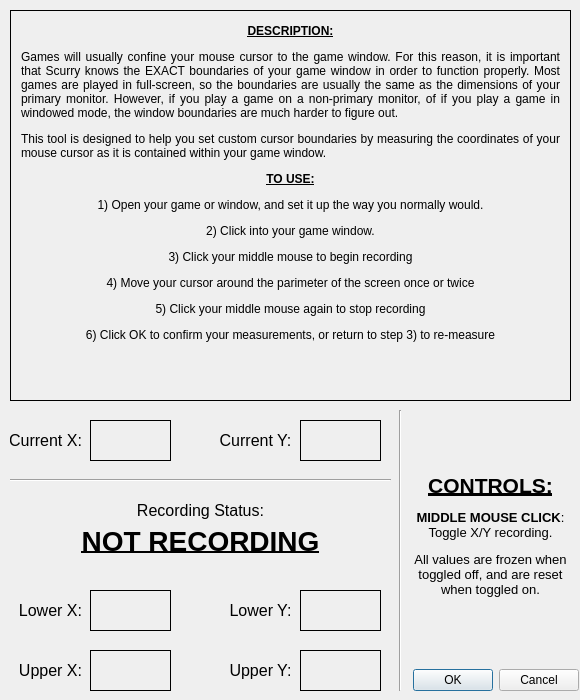
<?xml version="1.0" encoding="UTF-8"?>
<ui version="4.0">
 <class>formCursorBoundaryTool</class>
 <widget class="QDialog" name="formCursorBoundaryTool">
  <property name="geometry">
   <rect>
    <x>0</x>
    <y>0</y>
    <width>580</width>
    <height>700</height>
   </rect>
  </property>
  <property name="sizePolicy">
   <sizepolicy hsizetype="Fixed" vsizetype="Fixed">
    <horstretch>0</horstretch>
    <verstretch>0</verstretch>
   </sizepolicy>
  </property>
  <property name="minimumSize">
   <size>
    <width>580</width>
    <height>700</height>
   </size>
  </property>
  <property name="maximumSize">
   <size>
    <width>580</width>
    <height>700</height>
   </size>
  </property>
  <property name="windowTitle">
   <string>Cursor Boundary Measuring Tool</string>
  </property>
  <widget class="QDialogButtonBox" name="buttonBox">
   <property name="geometry">
    <rect>
     <x>400</x>
     <y>660</y>
     <width>191</width>
     <height>41</height>
    </rect>
   </property>
   <property name="orientation">
    <enum>Qt::Orientation::Horizontal</enum>
   </property>
   <property name="standardButtons">
    <set>QDialogButtonBox::StandardButton::Cancel|QDialogButtonBox::StandardButton::Ok</set>
   </property>
   <property name="centerButtons">
    <bool>true</bool>
   </property>
  </widget>
  <widget class="QLabel" name="lblUpperX">
   <property name="geometry">
    <rect>
     <x>90</x>
     <y>650</y>
     <width>81</width>
     <height>41</height>
    </rect>
   </property>
   <property name="font">
    <font>
     <pointsize>19</pointsize>
    </font>
   </property>
   <property name="frameShape">
    <enum>QFrame::Shape::Box</enum>
   </property>
   <property name="text">
    <string/>
   </property>
  </widget>
  <widget class="QLabel" name="label_2">
   <property name="geometry">
    <rect>
     <x>230</x>
     <y>600</y>
     <width>61</width>
     <height>21</height>
    </rect>
   </property>
   <property name="font">
    <font>
     <pointsize>12</pointsize>
    </font>
   </property>
   <property name="text">
    <string>Lower Y:</string>
   </property>
   <property name="alignment">
    <set>Qt::AlignmentFlag::AlignCenter</set>
   </property>
  </widget>
  <widget class="QLabel" name="lblLowerY">
   <property name="geometry">
    <rect>
     <x>300</x>
     <y>590</y>
     <width>81</width>
     <height>41</height>
    </rect>
   </property>
   <property name="font">
    <font>
     <pointsize>19</pointsize>
    </font>
   </property>
   <property name="frameShape">
    <enum>QFrame::Shape::Box</enum>
   </property>
   <property name="text">
    <string/>
   </property>
  </widget>
  <widget class="QLabel" name="lblDescription">
   <property name="geometry">
    <rect>
     <x>10</x>
     <y>10</y>
     <width>561</width>
     <height>391</height>
    </rect>
   </property>
   <property name="styleSheet">
    <string notr="true">QLabel#lblDescription {padding: 10px}</string>
   </property>
   <property name="frameShape">
    <enum>QFrame::Shape::Box</enum>
   </property>
   <property name="text">
    <string>&lt;html&gt;&lt;head/&gt;&lt;body&gt;&lt;p align=&quot;center&quot;&gt;&lt;span style=&quot; font-weight:700; text-decoration: underline;&quot;&gt;DESCRIPTION:&lt;/span&gt;&lt;/p&gt;&lt;p&gt;Games will usually confine your mouse cursor to the game window. For this reason, it is important that Scurry knows the EXACT boundaries of your game window in order to function properly. Most games are played in full-screen, so the boundaries are usually the same as the dimensions of your primary monitor. However, if you play a game on a non-primary monitor, of if you play a game in windowed mode, the window boundaries are much harder to figure out.&lt;/p&gt;&lt;p&gt;This tool is designed to help you set custom cursor boundaries by measuring the coordinates of your mouse cursor as it is contained within your game window. &lt;/p&gt;&lt;p align=&quot;center&quot;&gt;&lt;span style=&quot; font-weight:700; text-decoration: underline;&quot;&gt;TO USE:&lt;/span&gt;&lt;/p&gt;&lt;p align=&quot;center&quot;&gt;1) Open your game or window, and set it up the way you normally would.&lt;/p&gt;&lt;p align=&quot;center&quot;&gt;2) Click into your game window.&lt;/p&gt;&lt;p align=&quot;center&quot;&gt;3) Click your middle mouse to begin recording&lt;/p&gt;&lt;p align=&quot;center&quot;&gt;4) Move your cursor around the parimeter of the screen once or twice&lt;/p&gt;&lt;p align=&quot;center&quot;&gt;5) Click your middle mouse again to stop recording&lt;/p&gt;&lt;p align=&quot;center&quot;&gt;6) Click OK to confirm your measurements, or return to step 3) to re-measure&lt;/p&gt;&lt;/body&gt;&lt;/html&gt;</string>
   </property>
   <property name="alignment">
    <set>Qt::AlignmentFlag::AlignJustify|Qt::AlignmentFlag::AlignTop</set>
   </property>
   <property name="wordWrap">
    <bool>true</bool>
   </property>
   <property name="margin">
    <number>6</number>
   </property>
  </widget>
  <widget class="QLabel" name="label_4">
   <property name="geometry">
    <rect>
     <x>230</x>
     <y>660</y>
     <width>61</width>
     <height>21</height>
    </rect>
   </property>
   <property name="font">
    <font>
     <pointsize>12</pointsize>
    </font>
   </property>
   <property name="text">
    <string>Upper Y:</string>
   </property>
   <property name="alignment">
    <set>Qt::AlignmentFlag::AlignCenter</set>
   </property>
  </widget>
  <widget class="QLabel" name="lblLowerX">
   <property name="geometry">
    <rect>
     <x>90</x>
     <y>590</y>
     <width>81</width>
     <height>41</height>
    </rect>
   </property>
   <property name="font">
    <font>
     <pointsize>19</pointsize>
    </font>
   </property>
   <property name="frameShape">
    <enum>QFrame::Shape::Box</enum>
   </property>
   <property name="text">
    <string/>
   </property>
  </widget>
  <widget class="QLabel" name="label">
   <property name="geometry">
    <rect>
     <x>20</x>
     <y>600</y>
     <width>61</width>
     <height>21</height>
    </rect>
   </property>
   <property name="font">
    <font>
     <pointsize>12</pointsize>
    </font>
   </property>
   <property name="text">
    <string>Lower X:</string>
   </property>
   <property name="alignment">
    <set>Qt::AlignmentFlag::AlignCenter</set>
   </property>
  </widget>
  <widget class="QLabel" name="lblUpperY">
   <property name="geometry">
    <rect>
     <x>300</x>
     <y>650</y>
     <width>81</width>
     <height>41</height>
    </rect>
   </property>
   <property name="font">
    <font>
     <pointsize>19</pointsize>
    </font>
   </property>
   <property name="frameShape">
    <enum>QFrame::Shape::Box</enum>
   </property>
   <property name="text">
    <string/>
   </property>
  </widget>
  <widget class="QLabel" name="label_3">
   <property name="geometry">
    <rect>
     <x>20</x>
     <y>660</y>
     <width>61</width>
     <height>21</height>
    </rect>
   </property>
   <property name="font">
    <font>
     <pointsize>12</pointsize>
    </font>
   </property>
   <property name="text">
    <string>Upper X:</string>
   </property>
   <property name="alignment">
    <set>Qt::AlignmentFlag::AlignCenter</set>
   </property>
  </widget>
  <widget class="QLabel" name="lblCurrentX">
   <property name="geometry">
    <rect>
     <x>90</x>
     <y>420</y>
     <width>81</width>
     <height>41</height>
    </rect>
   </property>
   <property name="font">
    <font>
     <pointsize>19</pointsize>
    </font>
   </property>
   <property name="frameShape">
    <enum>QFrame::Shape::Box</enum>
   </property>
   <property name="text">
    <string/>
   </property>
  </widget>
  <widget class="QLabel" name="lblCurrentY">
   <property name="geometry">
    <rect>
     <x>300</x>
     <y>420</y>
     <width>81</width>
     <height>41</height>
    </rect>
   </property>
   <property name="font">
    <font>
     <pointsize>19</pointsize>
    </font>
   </property>
   <property name="frameShape">
    <enum>QFrame::Shape::Box</enum>
   </property>
   <property name="text">
    <string/>
   </property>
  </widget>
  <widget class="QLabel" name="label_5">
   <property name="geometry">
    <rect>
     <x>10</x>
     <y>430</y>
     <width>71</width>
     <height>21</height>
    </rect>
   </property>
   <property name="font">
    <font>
     <pointsize>12</pointsize>
    </font>
   </property>
   <property name="text">
    <string>Current X:</string>
   </property>
   <property name="alignment">
    <set>Qt::AlignmentFlag::AlignCenter</set>
   </property>
  </widget>
  <widget class="QLabel" name="label_6">
   <property name="geometry">
    <rect>
     <x>220</x>
     <y>430</y>
     <width>71</width>
     <height>21</height>
    </rect>
   </property>
   <property name="font">
    <font>
     <pointsize>12</pointsize>
    </font>
   </property>
   <property name="text">
    <string>Current Y:</string>
   </property>
   <property name="alignment">
    <set>Qt::AlignmentFlag::AlignCenter</set>
   </property>
  </widget>
  <widget class="Line" name="line">
   <property name="geometry">
    <rect>
     <x>10</x>
     <y>470</y>
     <width>381</width>
     <height>20</height>
    </rect>
   </property>
   <property name="orientation">
    <enum>Qt::Orientation::Horizontal</enum>
   </property>
  </widget>
  <widget class="QLabel" name="label_7">
   <property name="geometry">
    <rect>
     <x>410</x>
     <y>410</y>
     <width>161</width>
     <height>251</height>
    </rect>
   </property>
   <property name="font">
    <font>
     <pointsize>12</pointsize>
    </font>
   </property>
   <property name="text">
    <string>&lt;html&gt;&lt;head/&gt;&lt;body&gt;&lt;p align=&quot;center&quot;&gt;&lt;span style=&quot; font-size:16pt; font-weight:700; text-decoration: underline;&quot;&gt;CONTROLS:&lt;/span&gt;&lt;/p&gt;&lt;p align=&quot;center&quot;&gt;&lt;span style=&quot; font-size:10pt; font-weight:700;&quot;&gt;MIDDLE MOUSE CLICK&lt;/span&gt;&lt;span style=&quot; font-size:10pt;&quot;&gt;: Toggle X/Y recording.&lt;/span&gt;&lt;/p&gt;&lt;p align=&quot;center&quot;&gt;&lt;span style=&quot; font-size:10pt;&quot;&gt;All values are frozen when toggled off, and are reset when toggled on.&lt;/span&gt;&lt;/p&gt;&lt;/body&gt;&lt;/html&gt;</string>
   </property>
   <property name="alignment">
    <set>Qt::AlignmentFlag::AlignCenter</set>
   </property>
   <property name="wordWrap">
    <bool>true</bool>
   </property>
  </widget>
  <widget class="Line" name="line_2">
   <property name="geometry">
    <rect>
     <x>390</x>
     <y>410</y>
     <width>20</width>
     <height>281</height>
    </rect>
   </property>
   <property name="orientation">
    <enum>Qt::Orientation::Vertical</enum>
   </property>
  </widget>
  <widget class="QLabel" name="label_8">
   <property name="geometry">
    <rect>
     <x>10</x>
     <y>500</y>
     <width>381</width>
     <height>21</height>
    </rect>
   </property>
   <property name="font">
    <font>
     <pointsize>12</pointsize>
    </font>
   </property>
   <property name="text">
    <string>Recording Status:</string>
   </property>
   <property name="alignment">
    <set>Qt::AlignmentFlag::AlignCenter</set>
   </property>
  </widget>
  <widget class="QLabel" name="lblRecordingStatus">
   <property name="geometry">
    <rect>
     <x>10</x>
     <y>520</y>
     <width>381</width>
     <height>41</height>
    </rect>
   </property>
   <property name="font">
    <font>
     <pointsize>21</pointsize>
     <bold>true</bold>
     <underline>true</underline>
    </font>
   </property>
   <property name="text">
    <string>NOT RECORDING</string>
   </property>
   <property name="alignment">
    <set>Qt::AlignmentFlag::AlignCenter</set>
   </property>
  </widget>
  <zorder>lblUpperX</zorder>
  <zorder>label_2</zorder>
  <zorder>lblLowerY</zorder>
  <zorder>lblDescription</zorder>
  <zorder>label_4</zorder>
  <zorder>lblLowerX</zorder>
  <zorder>label</zorder>
  <zorder>lblUpperY</zorder>
  <zorder>label_3</zorder>
  <zorder>buttonBox</zorder>
  <zorder>lblCurrentX</zorder>
  <zorder>lblCurrentY</zorder>
  <zorder>label_5</zorder>
  <zorder>label_6</zorder>
  <zorder>line</zorder>
  <zorder>label_7</zorder>
  <zorder>line_2</zorder>
  <zorder>label_8</zorder>
  <zorder>lblRecordingStatus</zorder>
 </widget>
 <resources/>
 <connections>
  <connection>
   <sender>buttonBox</sender>
   <signal>accepted()</signal>
   <receiver>formCursorBoundaryTool</receiver>
   <slot>accept()</slot>
   <hints>
    <hint type="sourcelabel">
     <x>248</x>
     <y>254</y>
    </hint>
    <hint type="destinationlabel">
     <x>157</x>
     <y>274</y>
    </hint>
   </hints>
  </connection>
  <connection>
   <sender>buttonBox</sender>
   <signal>rejected()</signal>
   <receiver>formCursorBoundaryTool</receiver>
   <slot>reject()</slot>
   <hints>
    <hint type="sourcelabel">
     <x>316</x>
     <y>260</y>
    </hint>
    <hint type="destinationlabel">
     <x>286</x>
     <y>274</y>
    </hint>
   </hints>
  </connection>
 </connections>
</ui>
